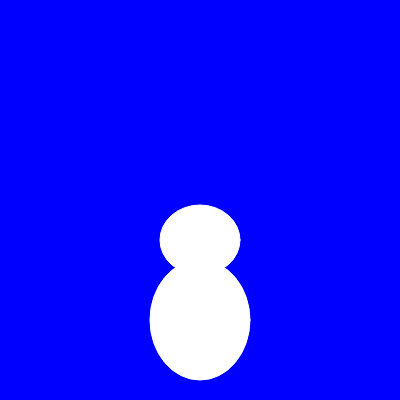
Frame 1 (no input)
Frame 60 (no input): identical to frame 1, image omitted
Frame 120 (the mouse pressed at the canvas centre since frame 60): identical to frame 1, image omitted

The p5.js sketch that drew this single still picture (run headless with seeded random() and noise() and a simulated clock; from frame 60 on, the mouse is pressed at the canvas centre):

// p5.js sketch
// ── sketch.js
function setup() {
  createCanvas(400, 400);
}

function draw() {
  background('blue');
  stroke('white');
  ellipse(width / 2, height * .8, 100, 120);
  ellipse(width / 2, height * .6, 80, 70);
}
